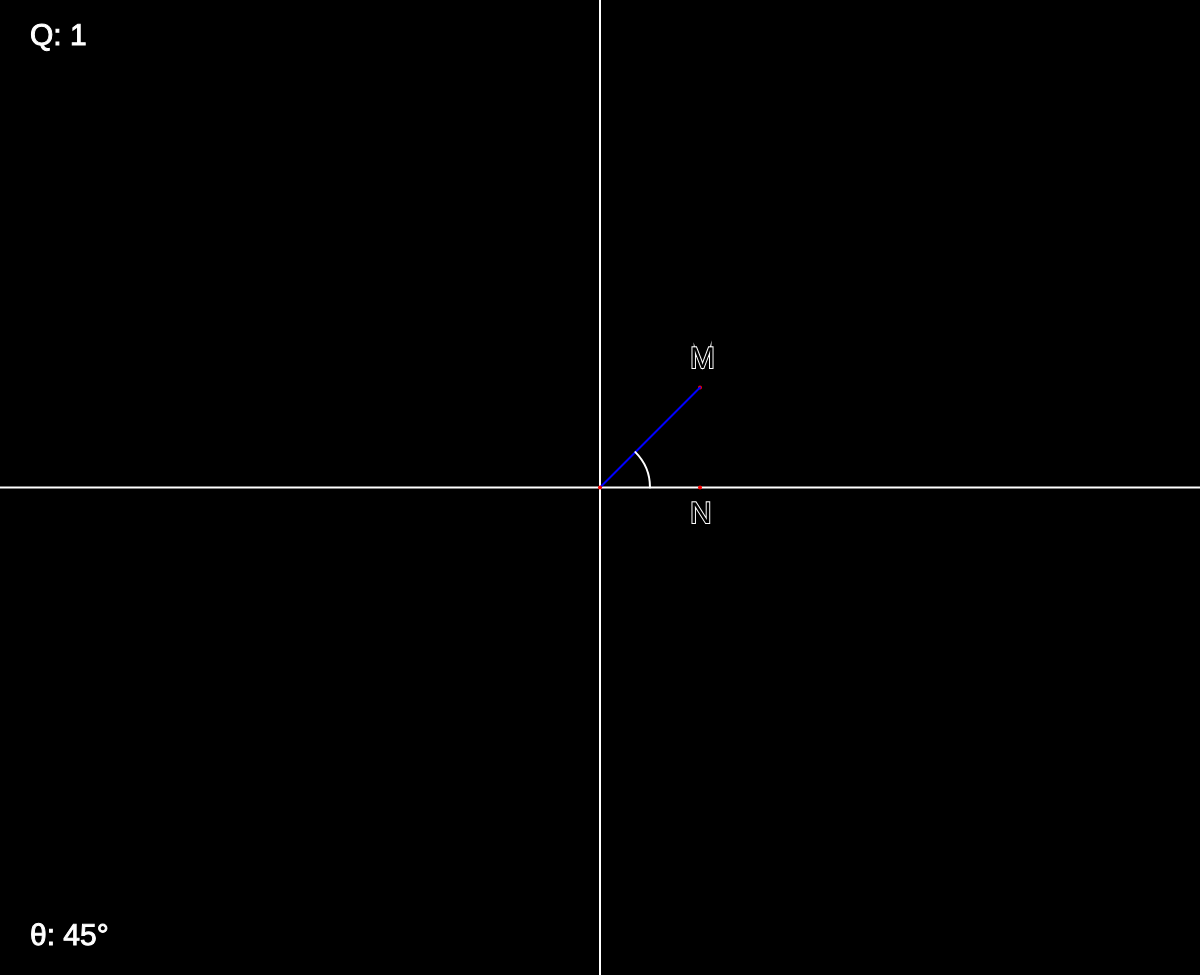
Frame 1 (no input)
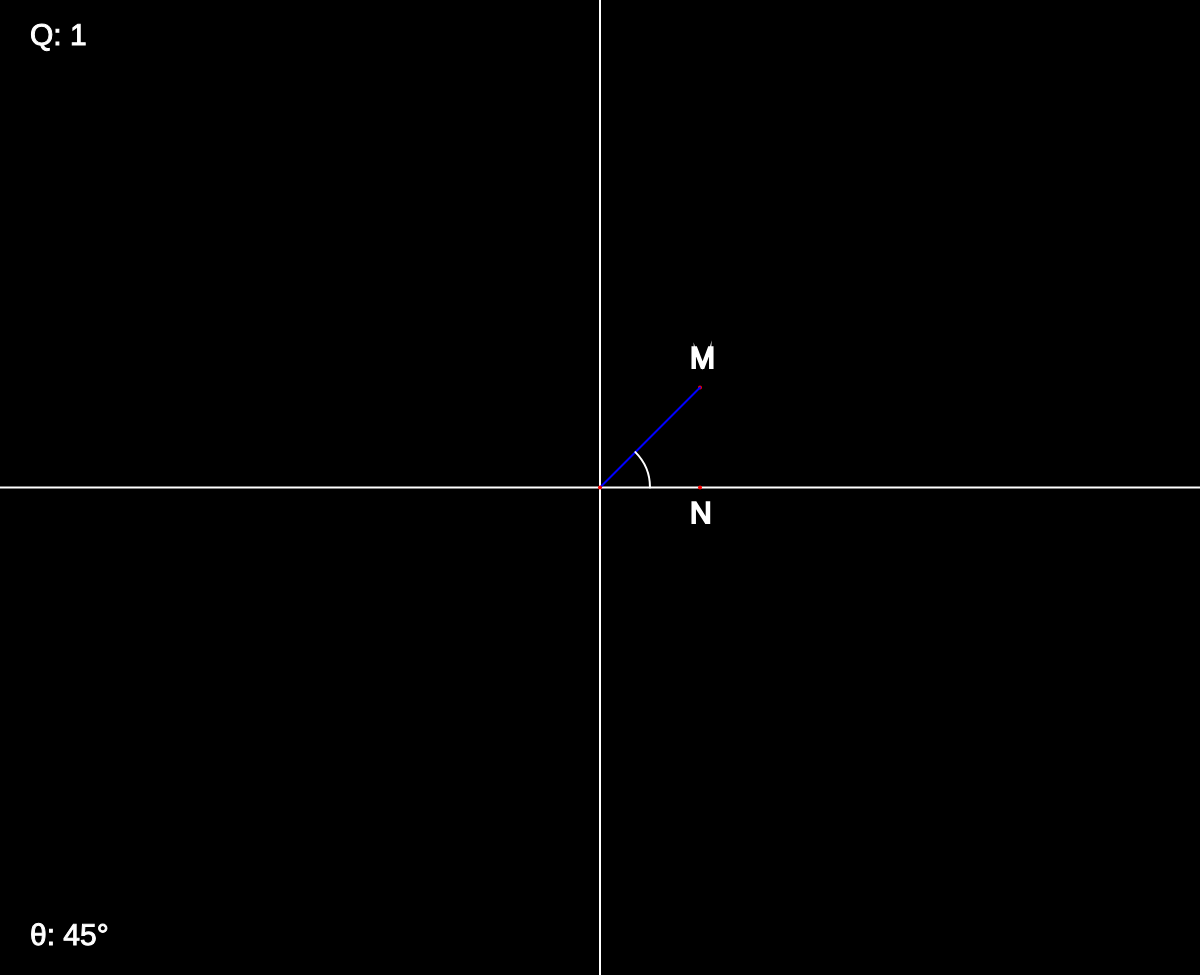
Frame 60 (no input)
Frame 120 (the mouse pressed at the canvas centre since frame 60): identical to frame 60, image omitted

The p5.js sketch that drew these frames (run headless with seeded random() and noise() and a simulated clock; from frame 60 on, the mouse is pressed at the canvas centre):

// p5.js sketch
// ── sketch.js
const offset = 30;

let auto_mode, set15, set30, set45, set60, set90, set150;
let M, N, O;
let auto;

let to_radians = (degrees) => degrees * (Math.PI / 180);
let to_degrees = (radians) => radians * (180 / Math.PI);

function setup() {
  createCanvas(innerWidth, innerHeight - 25);
  M = createVector(width / 2 + 100, height / 2 - 100);
  O = createVector(width / 2, height / 2);
  N = createVector(width / 2 + 100, height / 2);

  auto = false;

  auto_mode = get_auto_mode_btn();
  set15 = get_angle_button(15);
  set30 = get_angle_button(30);
  set45 = get_angle_button(45);
  set60 = get_angle_button(60);
  set90 = get_angle_button(90);
}

function keyPressed() {
  if (keyCode === 32) {
    swith_auto_mode();
  }
}

function draw() {
  background(0);
  draw_coord_sys();
  draw_mouse_pos();
  draw_mouse_projection();
  draw_vec();
  draw_center();
  draw_angle_value();
  draw_quadrant();
  draw_angle();
}

function draw_angle() {
  stroke(255);
  strokeWeight(1);
  fill(255);

  push();
  noFill();
  strokeWeight(2);
  stroke(255);
  translate(width / 2, height / 2);
  let sed = get_angles(calculate_angle());
  if (sed[2]) arc(0, 0, 100, 100, to_radians(sed[0]), to_radians(sed[1]));
  pop();
}

function get_angles(theta) {
  let cx = width / 2;
  let cy = height / 2;
  if (M.y < cy && M.x > cx) return [-theta, 0, true];
  else if (M.y < cy && M.x < cx) return [180, 180 + theta, true];
  else if (M.y > cy && M.x < cx) return [180 - theta, 180, true];
  else if (M.y > cy && M.x > cx) return [0, theta, true];
  else return [0, 0, false];
}

function draw_quadrant() {
  stroke(255);
  strokeWeight(1);
  textSize(30);
  fill(255);

  let quadrant = get_quadrant();
  text("Q: " + quadrant, offset, offset + 15);
}

function get_quadrant() {
  let cx = width / 2;
  let cy = height / 2;
  let q = 0;
  if (M.x > cx && M.y > cy) q = 1;
  else if (M.x < cx && M.y > cy) q = 2;
  else if (M.x < cx && M.y < cy) q = 3;
  else if (M.x > cx && M.y < cy) q = 4;

  return q == 0 ? "Line" : 5 - q;
}

function get_angle_button(angle) {
  let btn = createButton(angle + "°");
  btn.mousePressed(() => {
    let cx = width / 2;
    let cy = height / 2;
    let x = cx + 100;
    let y = cy - 100 * Math.tan((angle * Math.PI) / 180);
    M = createVector(x, y);
    N = createVector(x, cy);
  });
  return btn;
}

function calculate_angle() {
  let NM = Math.sqrt(Math.pow(M.x - N.x, 2) + Math.pow(M.y - N.y, 2));
  let NO = Math.sqrt(Math.pow(O.x - N.x, 2) + Math.pow(O.y - N.y, 2));
  let tan_theta = Math.atan(NO / NM);
  return 90 - to_degrees(tan_theta);
}

function draw_angle_value() {
  stroke(255);
  strokeWeight(1);
  fill(255);
  textSize(30);

  let theta = Math.round(calculate_angle() * 100) / 100;
  let x = offset;
  let y = height - offset;
  text("θ: " + theta + "°", x, y);
}

function draw_mouse_projection() {
  stroke(255);
  strokeWeight(2);

  if (auto && on_screen(M.x, height / 2)) {
    N = createVector(M.x, height / 2);
  }
  text("N", N.x - 10, N.y + 35);

  stroke(255, 0, 0);
  strokeWeight(4);
  point(N.x, N.y);
}

function draw_center() {
  stroke(255, 0, 0);
  strokeWeight(4);

  let cx = width / 2;
  let cy = height / 2;
  point(cx, cy);
}

function draw_coord_sys() {
  stroke(255);
  strokeWeight(2);

  let mid_x = width / 2;
  let mid_y = height / 2;
  line(mid_x, 0, mid_x, height);
  line(0, mid_y, width, mid_y);
}

function on_screen(x, y) {
  return x < width && y < height && x > 0 && height > 0;
}

function draw_mouse_pos() {
  stroke(255, 0, 0);
  strokeWeight(4);

  if (auto && on_screen(mouseX, mouseY)) {
    M = createVector(mouseX, mouseY);
  }
  point(M.x, M.y);

  stroke(255);
  strokeWeight(2);
  textSize(30);

  let offy;
  if (M.y >= height / 2) {
    offy = 35;
  } else {
    offy = -20;
  }

  text("M", M.x - 10, M.y + offy);
}

function draw_vec() {
  stroke(0, 0, 255);
  strokeWeight(2);

  let cx = width / 2;
  let cy = height / 2;
  line(cx, cy, M.x, M.y);
}

function get_auto_mode_btn() {
  let btn = createButton("Auto Mode");
  btn.addClass("red");
  btn.mousePressed(() => {
    swith_auto_mode();
  });
  return btn;
}

function swith_auto_mode() {
  if (auto_mode.hasClass("red")) {
    auto_mode.removeClass("red");
    auto_mode.addClass("green");
  } else if (auto_mode.hasClass("green")) {
    auto_mode.removeClass("green");
    auto_mode.addClass("red");
  }
  auto = !auto;
}
